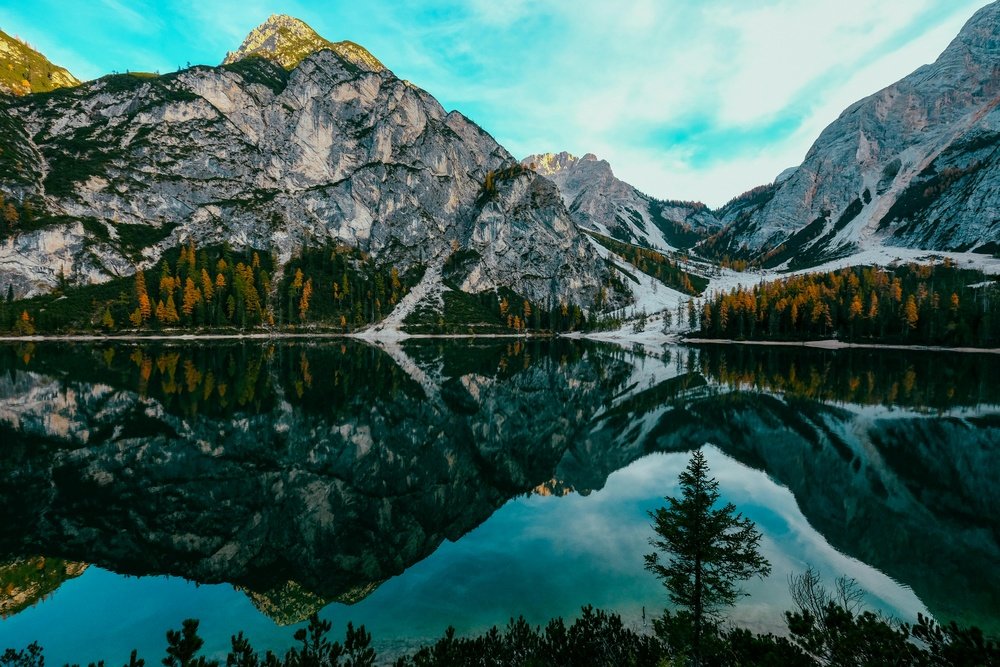
#> input picture praca_5/bardzo-duzy-obraz.jpg, 1000 x 667 px, shrunk from 6000 x 4000 before the run
$ jupyter execute praca_domowa_5.ipynb
#> lines starting #> are read from the running program, lines starting #| are printed output that depends on the picture; long printed decimals are rounded
## Transformata Fouriera i filtracja przy pomocy maski
Celem zadania jest zaimplementowanie filtracji obrazu przy pomocy maski i transformaty Fouriera.
Aby tego dokonać należy:
1. Przejrzeć część wykładku dotyczącego transformaty Fouriera i filtracji w dziedzinie częstotliwości.
2. Znaleźć rozwiązanie na slajdzie.
3. Zaimplementować rozwiazanie w odpowiednim miejscu w kodzie.
4. Zmierzyć czas wykonania operacji.

Filtracja odbywa się w dziedzinie częstotliwości więc:

x = F(img) - transformata Fouriera obrazu img

m = F(mask) - transformata Fouriera maski. Jak to zrobić zostało wyjaśnione na wykładzie.

x' = x * m - mnożenie punktowe

y = F^-1(x') - odwrotna transformata Fouriera

### Dodatkowo
Zaimplementuj funkcję `create_fft_mask` zgodnie z opisem znajdującym się na wykładzie.

Zaimplementują funkcję `apply_mask_with_fft` zgodnie z opisem znajdującym się na wykładzie.

Zmierz czas wykonywania funkcji `apply_mask_with_fft` i `apply_mask_with_convole` dla danego obrazu i maski składającej się z samych jedynek. Zbadaj czas operacji dla masek o rozmiarze {3, 9, 27, 81}. Kiedy bardziej opłaca się użyć transformaty Fouriera?

[cell 1]
from skimage import io
import numpy as np
import matplotlib.pyplot as plt
from typing import Tuple
from scipy import ndimage
import time


def create_fft_mask(mask: np.ndarray, shape: Tuple[int, int]) -> np.ndarray:
    h, w = mask.shape
    H = shape[0]
    W = shape[1]
    mask = np.ones((h, w), dtype=np.float32)
    padded_mask = np.zeros((H, W), dtype=np.float32)
    padded_mask[:h, :w] = mask
    padded_mask = np.fft.ifftshift(padded_mask)
    fft_mask = np.fft.fft2(padded_mask)
    return fft_mask


def apply_mask_with_convolve(image: np.ndarray, mask: np.ndarray) -> np.ndarray:
    start_time = time.time()
    to_return = ndimage.convolve(image, mask, mode='constant', cval=0.0)
    stop_time = time.time()
    return  to_return, (stop_time - start_time)


def apply_mask_with_fft(image: np.ndarray, mask: np.ndarray) -> np.ndarray:
    fft_mask = create_fft_mask(mask, image.shape)
    start_time = time.time()
    f_img = np.fft.fft2(image)
    f_result = f_img * fft_mask
    filtered_img = np.fft.ifft2(f_result)
    filtered_img = np.log1p(np.abs(filtered_img))

    end_time = time.time()
    elapsed = end_time - start_time
    return filtered_img, elapsed


if __name__ == '__main__':
    image = io.imread('bardzo-duzy-obraz.jpg', as_gray=True).astype(np.float32)
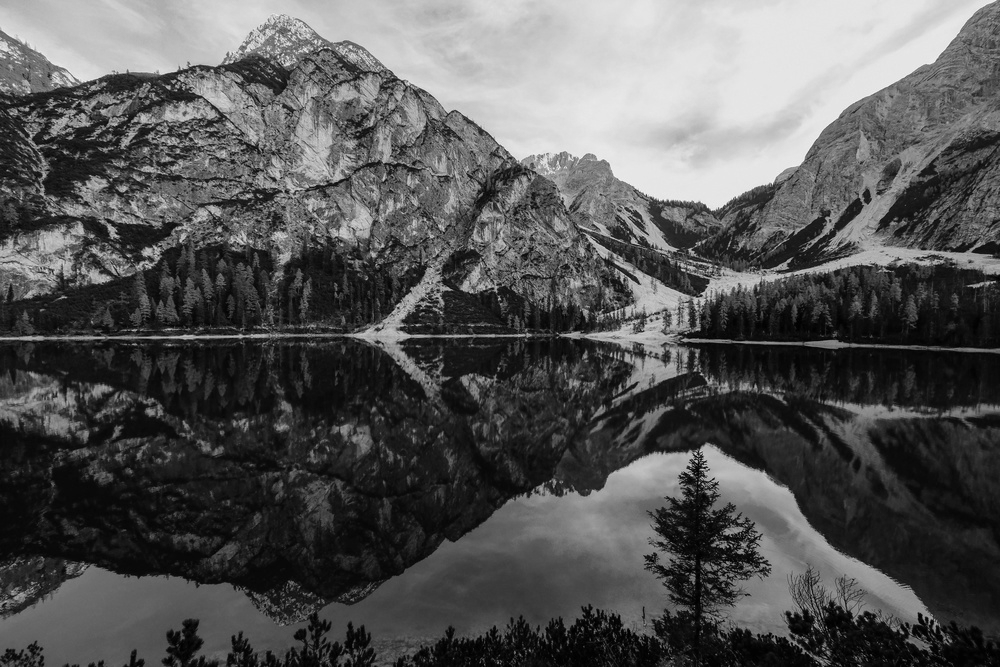
#> image: shape (667, 1000) float32; min 0, max 0.984, mean 0.34
    mask_sizes = [3, 9, 27, 81]

    print(f"{'Maska':>6} | {'FFT [s]':>10} | {'Convolve [s]':>12}")
    print("-" * 36)

    for size in mask_sizes:
        _, t_fft = apply_mask_with_fft(image, np.ones((size, size), dtype=np.float32))
        _, t_conv = apply_mask_with_convolve(image, np.ones((size, size), dtype=np.float32))
        print(f"{size:6} | {t_fft:10.6f} | {t_conv:12.6f}")
#> this loop made 4 passes
#> (t_fft, t_conv) on passes 1 to 4: (0.181, 0.0617), (0.2, 0.138), (0.0639, 0.803), (0.0614, 7.8)
#|      3 |   0.1805 |     0.06175
#|      9 |   0.1998 |     0.1377
#|     27 |   0.06393 |     0.8034
#|     81 |   0.06138 |     7.797
#> pass 1, in apply_mask_with_fft, `filtered_img = np.log1p(np.abs(filtered_img))`:
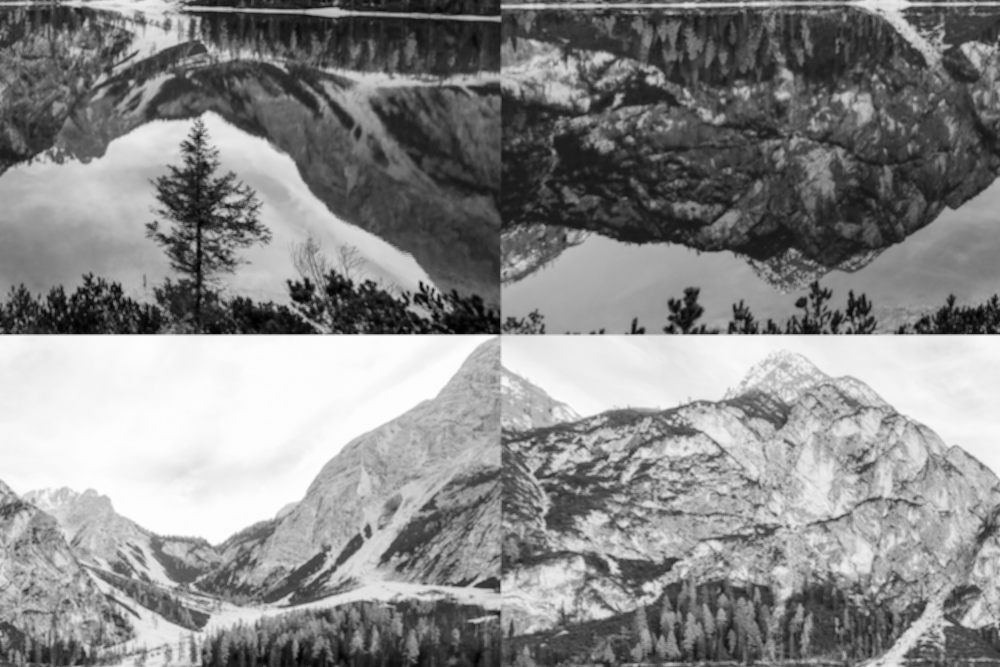
#> filtered_img: shape (667, 1000) float64; min 0.0617, max 2.22, mean 1.23; drawn with min black and max white
#> pass 1, in apply_mask_with_convolve, `to_return = ndimage.convolve(image, mask, mode='constant', cval=0.0)`:
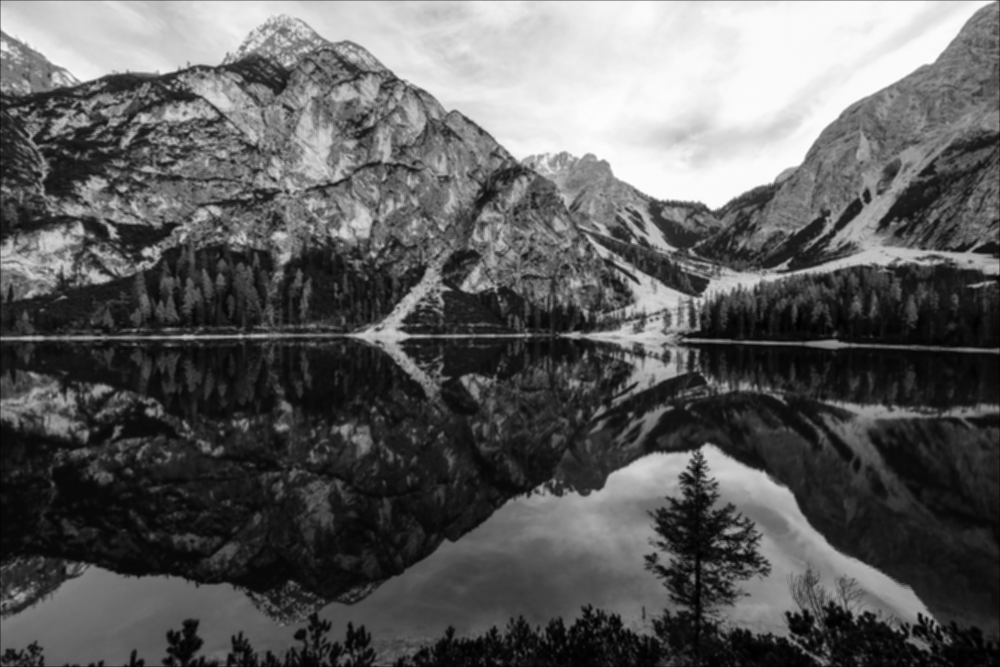
#> to_return: shape (667, 1000) float32; min 0.0578, max 8.25, mean 3.06; drawn with min black and max white
#> pass 2, in apply_mask_with_fft (call 2), `filtered_img = np.log1p(np.abs(filtered_img))`:
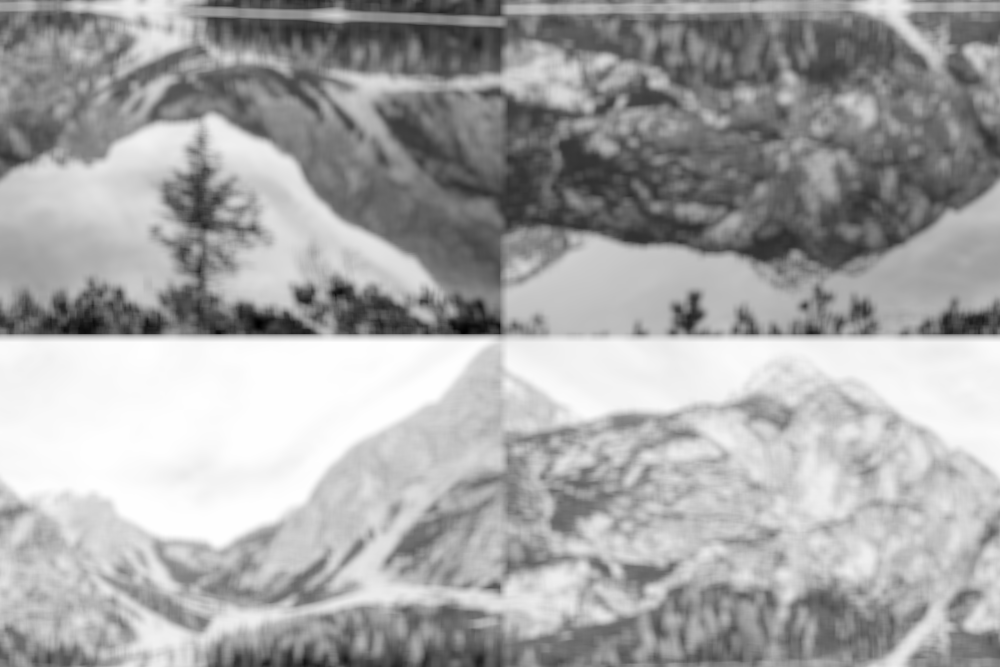
#> filtered_img: shape (667, 1000) float64; min 0.703, max 4.31, mean 3.06; drawn with min black and max white
#> pass 2, in apply_mask_with_convolve (call 2), `to_return = ndimage.convolve(image, mask, mode='constant', cval=0.0)`:
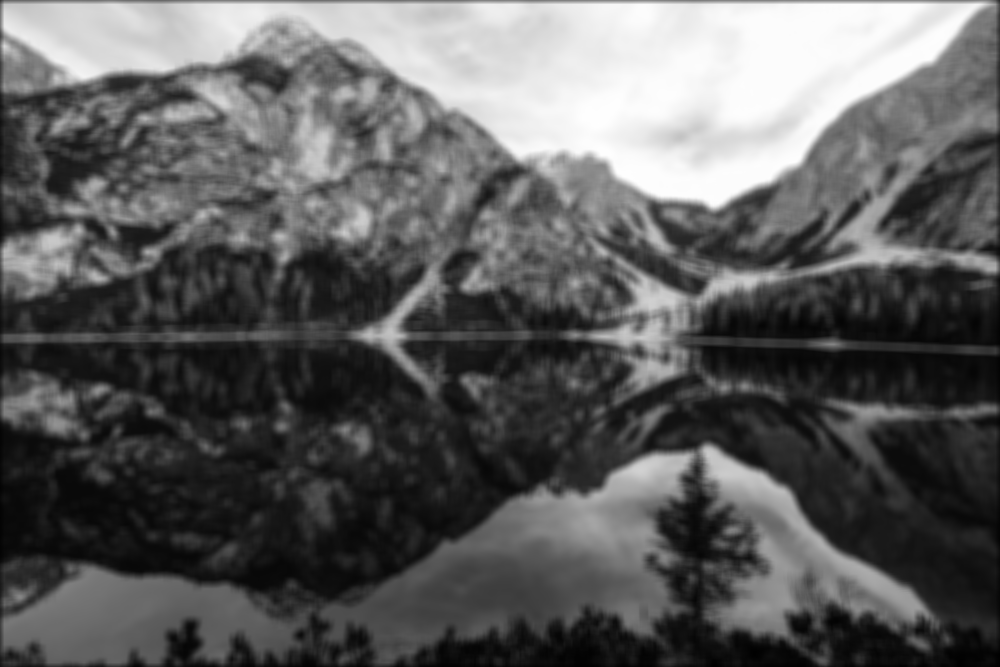
#> to_return: shape (667, 1000) float32; min 0.561, max 73.52, mean 27.4; drawn with min black and max white
